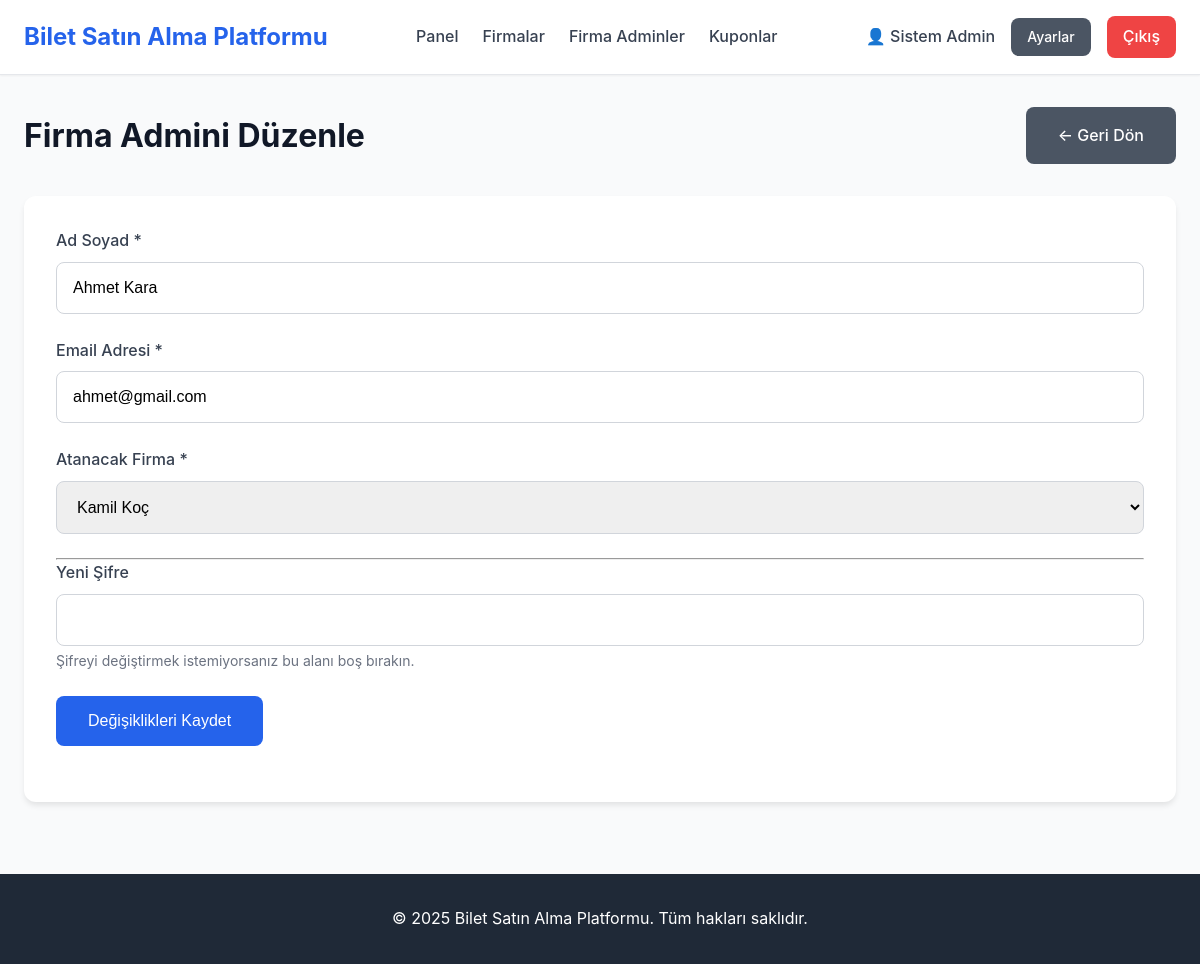
The app's page /admin/company-admins/edit?id=8efe523c-4fe0-416e-ad29-097beee9e607 (signed in) with its own data.
### tables this page shows
CREATE TABLE User (
    id TEXT PRIMARY KEY,                    -- UUID
    full_name TEXT NOT NULL,                -- Tam ad
    email TEXT NOT NULL UNIQUE,             -- Email (benzersiz)
    role TEXT NOT NULL CHECK(role IN ('user','company','admin')),  -- Kullanıcı rolü
    password TEXT NOT NULL,                 -- Hash'lenmiş şifre
    company_id TEXT NULL,                   -- Firma ID (company rolü için)
    balance INTEGER DEFAULT 800,            -- Sanal kredi bakiyesi
    created_at TIMESTAMP DEFAULT CURRENT_TIMESTAMP,
    FOREIGN KEY (company_id) REFERENCES Bus_Company(id) ON DELETE SET NULL
);

CREATE TABLE Bus_Company (
    id TEXT PRIMARY KEY,                    -- UUID
    name TEXT NOT NULL UNIQUE,              -- Firma adı (benzersiz)
    logo_path TEXT,                         -- Logo dosya yolu
    created_at TIMESTAMP DEFAULT CURRENT_TIMESTAMP
);

### pages/admin/edit-company-admin.php (called while the page is built, shortened)
<?php
$db = Database::getInstance();
$userId = $_GET['id'] ?? null;
$user = $db->fetchOne("SELECT * FROM User WHERE id = ? AND role = ?", [$userId, ROLE_COMPANY]);
$companies = $db->getAllCompanies();
require_once INCLUDES_PATH . '/header.php';
require_once VIEWS_PATH . '/admin/edit-company-admin.view.php';
require_once INCLUDES_PATH . '/footer.php';

### public/index.php (called while the page is built, shortened)
<?php
require_once __DIR__ . '/../router.php';

### classes/Database.php (called while the page is built, shortened)
<?php
class Database {
    private $pdo;
    private static $instance = null;
    private function __construct() {
        $this->pdo = getDBConnection();
    }
    public static function getInstance() {
        if (self::$instance === null) {
            self::$instance = new self();
        }
        return self::$instance;
    }
    public function fetchOne($sql, $params = []) {
        try {
            $stmt = $this->pdo->prepare($sql);
            $stmt->execute($params);
            $result = $stmt->fetch(PDO::FETCH_ASSOC);
            return $result ?: null;
        } catch (PDOException $e) {
            error_log("Database Error (fetchOne): " . $e->getMessage());
            error_log("SQL: " . $sql);
            return null;
        }
    }
    public function fetchAll($sql, $params = []) {
        try {
            $stmt = $this->pdo->prepare($sql);
            $stmt->execute($params);
            return $stmt->fetchAll(PDO::FETCH_ASSOC);
        } catch (PDOException $e) {
            error_log("Database Error (fetchAll): " . $e->getMessage());
            error_log("SQL: " . $sql);
            return [];
        }
    }
    public function getAllCompanies() {
        $sql = "SELECT * FROM Bus_Company ORDER BY name ASC";
        return $this->fetchAll($sql);
    }
}

### config/database.php (called while the page is built, shortened)
<?php
function getDBConnection() {
    try {
        $pdo = new PDO('sqlite:' . DB_PATH);
        $pdo->setAttribute(PDO::ATTR_ERRMODE, PDO::ERRMODE_EXCEPTION);
        $pdo->exec('PRAGMA foreign_keys = ON');
        $pdo->setAttribute(PDO::FETCH_ASSOC, true);
        return $pdo;
    } catch (PDOException $e) {
        error_log("Veritabanı bağlantı hatası: " . $e->getMessage());
        if (ENVIRONMENT !== 'development') {
            die("Sistemde bir sorun oluştu. Lütfen daha sonra tekrar deneyin.");
        } else {
            die("Veritabanı bağlantı hatası: " . $e->getMessage());
        }
    }
}

### views/admin/edit-company-admin.view.php (the view, shortened to what this page needs)
<div class="container mt-4">
    <div class="d-flex justify-content-between align-items-center mb-4">
        <h1>Firma Admini Düzenle</h1>
        <a href="/admin/company-admins" class="btn btn-secondary">← Geri Dön</a>
    </div>
    <div class="card">
        <div class="card-body">
            <form method="POST" action="/admin/company-admins/edit?id=<?= htmlspecialchars($user['id']) ?>">
                <div class="form-group">
                    <label for="full_name">Ad Soyad *</label>
                    <input type="text" id="full_name" name="full_name" value="<?= htmlspecialchars($user['full_name']) ?>" required>
                </div>
                <div class="form-group">
                    <label for="email">Email Adresi *</label>
                    <input type="email" id="email" name="email" value="<?= htmlspecialchars($user['email']) ?>" required>
                </div>
                <div class="form-group">
                    <label for="company_id">Atanacak Firma *</label>
                    <select id="company_id" name="company_id" required>
                        <?php foreach ($companies as $company): ?>
                            <option value="<?= htmlspecialchars($company['id']) ?>" <?= ($user['company_id'] === $company['id']) ? 'selected' : '' ?>>
                                <?= htmlspecialchars($company['name']) ?>
                            </option>
                        <?php endforeach; ?>
                    </select>
                </div>
                <hr>
                <div class="form-group">
                    <label for="password">Yeni Şifre</label>
                    <input type="password" id="password" name="password">
                    <small>Şifreyi değiştirmek istemiyorsanız bu alanı boş bırakın.</small>
                </div>
                <button type="submit" class="btn btn-primary">Değişiklikleri Kaydet</button>
            </form>
        </div>
    </div>
</div>

### public/assets/css/style.css (style rules this page uses)
* { margin: 0; padding: 0; box-sizing: border-box; }
:root { --primary-color: #2563eb; --primary-hover: #1d4ed8; --secondary-color: #64748b; --success-color: #10b981; --danger-color: #ef4444; --warning-color: #f59e0b; --info-color: #3b82f6; --gray-50: #f9fafb; --gray-100: #f3f4f6; --gray-200: #e5e7eb; --gray-300: #d1d5db; --gray-400: #9ca3af; --gray-500: #6b7280; --gray-600: #4b5563; --gray-700: #374151; --gray-800: #1f2937; --gray-900: #111827; --spacing-xs: 0.25rem; --spacing-sm: 0.5rem; --spacing-md: 1rem; --spacing-lg: 1.5rem; --spacing-xl: 2rem; --spacing-2xl: 3rem; --radius-sm: 0.25rem; --radius-md: 0.5rem; --radius-lg: 0.75rem; --radius-xl: 1rem; --shadow-sm: 0 1px 2px 0 rgba(0, 0, 0, 0.05); --shadow-md: 0 4px 6px -1px rgba(0, 0, 0, 0.1); --shadow-lg: 0 10px 15px -3px rgba(0, 0, 0, 0.1); --shadow-xl: 0 20px 25px -5px rgba(0, 0, 0, 0.1); }
body { font-family: -apple-system, BlinkMacSystemFont, 'Segoe UI', Roboto, 'Helvetica Neue', Arial, sans-serif; font-size: 16px; line-height: 1.6; color: var(--gray-900); background-color: var(--gray-50); min-height: 100vh; display: flex; flex-direction: column; }
.container { width: 100%; max-width: 1200px; margin: 0 auto; padding: 0 var(--spacing-lg); }
.form-group { margin-bottom: var(--spacing-lg); }
.form-group label { display: block; margin-bottom: var(--spacing-sm); font-weight: 500; color: var(--gray-700); }
.form-group input, .form-group select, .form-group textarea { width: 100%; padding: var(--spacing-md); border: 1px solid var(--gray-300); border-radius: var(--radius-md); font-size: 1rem; transition: border-color 0.2s, box-shadow 0.2s; }
.form-group small { display: block; margin-top: var(--spacing-xs); color: var(--gray-500); font-size: 0.875rem; }
.btn { display: inline-block; padding: var(--spacing-md) var(--spacing-xl); border: none; border-radius: var(--radius-md); font-size: 1rem; font-weight: 500; text-align: center; text-decoration: none; cursor: pointer; transition: all 0.2s; }
.btn-primary { background-color: var(--primary-color); color: white; }
.btn-secondary { background-color: var(--gray-600); color: white; }
.card { background: white; border-radius: var(--radius-lg); box-shadow: var(--shadow-md); padding: var(--spacing-xl); margin-bottom: var(--spacing-lg); }
.card-body { margin-bottom: var(--spacing-lg); }
.mt-4 { margin-top: var(--spacing-xl); }
.mb-4 { margin-bottom: var(--spacing-xl); }

### views/admin/edit-company-admin.view.php (style rules this page uses)
.d-flex { display: flex; }
.justify-content-between { justify-content: space-between; }
.align-items-center { align-items: center; }

### records on screen
user: full_name "Ahmet Kara", email "ahmet@gmail.com", company_id "Kamil Koç"

### other values on screen
SITE_NAME "Bilet Satın Alma Platformu"
$currentUser['name'] "Sistem Admin"
